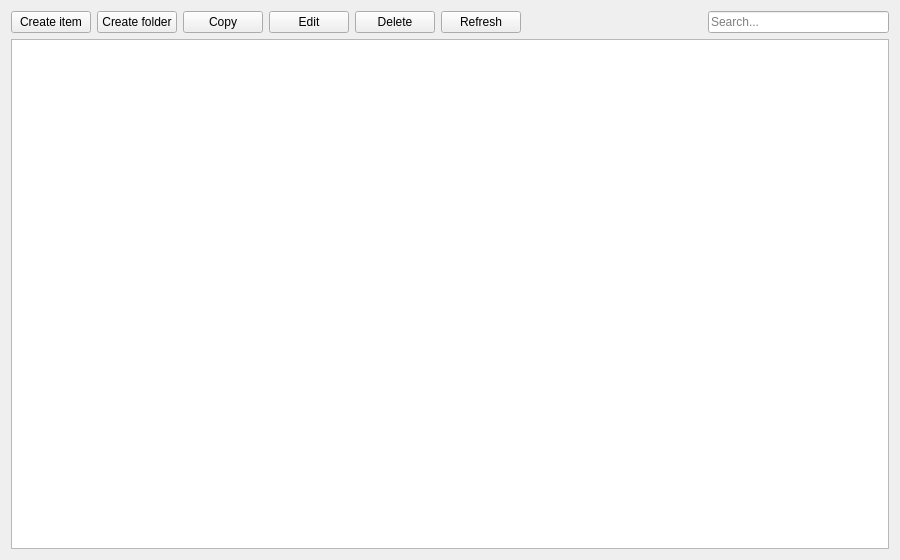
<?xml version="1.0" encoding="UTF-8"?>
<ui version="4.0">
 <class>ListForm</class>
 <widget class="QWidget" name="ListForm">
  <property name="geometry">
   <rect>
    <x>0</x>
    <y>0</y>
    <width>900</width>
    <height>560</height>
   </rect>
  </property>
  <property name="windowTitle">
   <string>List form</string>
  </property>
  <layout class="QVBoxLayout" name="verticalLayout">
   <item>
    <layout class="QHBoxLayout" name="toolbarLayout">
     <item>
      <widget class="QPushButton" name="createItemButton">
       <property name="text">
        <string>Create item</string>
       </property>
       <property name="icon">
        <iconset resource="../../../ui_resources/icons.qrc">
         <normaloff>:/CreateListItem/icons/CreateListItem/tbglacti.png</normaloff>:/CreateListItem/icons/CreateListItem/tbglacti.png</iconset>
       </property>
      </widget>
     </item>
     <item>
      <widget class="QPushButton" name="createFolderButton">
       <property name="text">
        <string>Create folder</string>
       </property>
       <property name="icon">
        <iconset resource="../../../ui_resources/icons.qrc">
         <normaloff>:/CreateFolder/icons/CreateFolder/tbreflist.png</normaloff>:/CreateFolder/icons/CreateFolder/tbreflist.png</iconset>
       </property>
      </widget>
     </item>
     <item>
      <widget class="QPushButton" name="copyButton">
       <property name="text">
        <string>Copy</string>
       </property>
       <property name="icon">
        <iconset resource="../../../ui_resources/icons.qrc">
         <normaloff>:/CloneListItem/icons/CloneListItem/tbglacti.png</normaloff>:/CloneListItem/icons/CloneListItem/tbglacti.png</iconset>
       </property>
      </widget>
     </item>
     <item>
      <widget class="QPushButton" name="editButton">
       <property name="text">
        <string>Edit</string>
       </property>
       <property name="icon">
        <iconset resource="../../../ui_resources/icons.qrc">
         <normaloff>:/Change/icons/Change/tbglacti.png</normaloff>:/Change/icons/Change/tbglacti.png</iconset>
       </property>
      </widget>
     </item>
     <item>
      <widget class="QPushButton" name="deleteButton">
       <property name="text">
        <string>Delete</string>
       </property>
       <property name="icon">
        <iconset resource="../../../ui_resources/icons.qrc">
         <normaloff>:/MarkToDelete/icons/MarkToDelete/tbfrnt.png</normaloff>:/MarkToDelete/icons/MarkToDelete/tbfrnt.png</iconset>
       </property>
      </widget>
     </item>
     <item>
      <widget class="QPushButton" name="refreshButton">
       <property name="text">
        <string>Refresh</string>
       </property>
       <property name="icon">
        <iconset resource="../../../ui_resources/icons.qrc">
         <normaloff>:/Refresh/icons/Refresh/tbglacti.png</normaloff>:/Refresh/icons/Refresh/tbglacti.png</iconset>
       </property>
      </widget>
     </item>
     <item>
      <spacer name="toolbarSpacer">
       <property name="orientation">
        <enum>Qt::Orientation::Horizontal</enum>
       </property>
       <property name="sizeHint" stdset="0">
        <size>
         <width>40</width>
         <height>20</height>
        </size>
       </property>
      </spacer>
     </item>
     <item>
      <widget class="QLineEdit" name="searchLineEdit">
       <property name="placeholderText">
        <string>Search...</string>
       </property>
      </widget>
     </item>
    </layout>
   </item>
   <item>
    <widget class="QTreeView" name="treeView"/>
   </item>
  </layout>
  <action name="actionCreateItem">
   <property name="icon">
    <iconset resource="../../../ui_resources/icons.qrc">
     <normaloff>:/CreateListItem/icons/CreateListItem/tbglacti.png</normaloff>:/CreateListItem/icons/CreateListItem/tbglacti.png</iconset>
   </property>
   <property name="text">
    <string>Create item</string>
   </property>
   <property name="menuRole">
    <enum>QAction::MenuRole::NoRole</enum>
   </property>
  </action>
  <action name="actionEdit">
   <property name="icon">
    <iconset resource="../../../ui_resources/icons.qrc">
     <normaloff>:/Change/icons/Change/tbglacti.png</normaloff>:/Change/icons/Change/tbglacti.png</iconset>
   </property>
   <property name="text">
    <string>Edit</string>
   </property>
   <property name="menuRole">
    <enum>QAction::MenuRole::NoRole</enum>
   </property>
  </action>
  <action name="actionDelete">
   <property name="icon">
    <iconset resource="../../../ui_resources/icons.qrc">
     <normaloff>:/MarkToDelete/icons/MarkToDelete/tbfrnt.png</normaloff>:/MarkToDelete/icons/MarkToDelete/tbfrnt.png</iconset>
   </property>
   <property name="text">
    <string>Delete</string>
   </property>
   <property name="menuRole">
    <enum>QAction::MenuRole::NoRole</enum>
   </property>
  </action>
  <action name="actionRefresh">
   <property name="icon">
    <iconset resource="../../../ui_resources/icons.qrc">
     <normaloff>:/Refresh/icons/Refresh/tbglacti.png</normaloff>:/Refresh/icons/Refresh/tbglacti.png</iconset>
   </property>
   <property name="text">
    <string>Refresh</string>
   </property>
   <property name="menuRole">
    <enum>QAction::MenuRole::NoRole</enum>
   </property>
  </action>
  <action name="actionCreateFolder">
   <property name="icon">
    <iconset resource="../../../ui_resources/icons.qrc">
     <normaloff>:/CreateFolder/icons/CreateFolder/tbreflist.png</normaloff>:/CreateFolder/icons/CreateFolder/tbreflist.png</iconset>
   </property>
   <property name="text">
    <string>Create folder</string>
   </property>
   <property name="menuRole">
    <enum>QAction::MenuRole::NoRole</enum>
   </property>
  </action>
  <action name="actionCopy">
   <property name="icon">
    <iconset resource="../../../ui_resources/icons.qrc">
     <normaloff>:/CloneListItem/icons/CloneListItem/tbglacti.png</normaloff>:/CloneListItem/icons/CloneListItem/tbglacti.png</iconset>
   </property>
   <property name="text">
    <string>Copy</string>
   </property>
   <property name="menuRole">
    <enum>QAction::MenuRole::NoRole</enum>
   </property>
  </action>
 </widget>
 <resources>
  <include location="../../../ui_resources/icons.qrc"/>
 </resources>
 <connections>
  <connection>
   <sender>createItemButton</sender>
   <signal>clicked()</signal>
   <receiver>actionCreateItem</receiver>
   <slot>trigger()</slot>
   <hints>
    <hint type="sourcelabel">
     <x>49</x>
     <y>21</y>
    </hint>
    <hint type="destinationlabel">
     <x>-1</x>
     <y>-1</y>
    </hint>
   </hints>
  </connection>
  <connection>
   <sender>createFolderButton</sender>
   <signal>clicked()</signal>
   <receiver>actionCreateFolder</receiver>
   <slot>trigger()</slot>
   <hints>
    <hint type="sourcelabel">
     <x>161</x>
     <y>21</y>
    </hint>
    <hint type="destinationlabel">
     <x>-1</x>
     <y>-1</y>
    </hint>
   </hints>
  </connection>
  <connection>
   <sender>copyButton</sender>
   <signal>clicked()</signal>
   <receiver>actionCopy</receiver>
   <slot>trigger()</slot>
   <hints>
    <hint type="sourcelabel">
     <x>258</x>
     <y>21</y>
    </hint>
    <hint type="destinationlabel">
     <x>-1</x>
     <y>-1</y>
    </hint>
   </hints>
  </connection>
  <connection>
   <sender>editButton</sender>
   <signal>clicked()</signal>
   <receiver>actionEdit</receiver>
   <slot>trigger()</slot>
   <hints>
    <hint type="sourcelabel">
     <x>344</x>
     <y>21</y>
    </hint>
    <hint type="destinationlabel">
     <x>-1</x>
     <y>-1</y>
    </hint>
   </hints>
  </connection>
  <connection>
   <sender>deleteButton</sender>
   <signal>clicked()</signal>
   <receiver>actionDelete</receiver>
   <slot>trigger()</slot>
   <hints>
    <hint type="sourcelabel">
     <x>602</x>
     <y>21</y>
    </hint>
    <hint type="destinationlabel">
     <x>-1</x>
     <y>-1</y>
    </hint>
   </hints>
  </connection>
  <connection>
   <sender>refreshButton</sender>
   <signal>clicked()</signal>
   <receiver>actionRefresh</receiver>
   <slot>trigger()</slot>
   <hints>
    <hint type="sourcelabel">
     <x>520</x>
     <y>21</y>
    </hint>
    <hint type="destinationlabel">
     <x>-1</x>
     <y>-1</y>
    </hint>
   </hints>
  </connection>
  <connection>
   <sender>editButton</sender>
   <signal>clicked()</signal>
   <receiver>actionEdit</receiver>
   <slot>trigger()</slot>
   <hints>
    <hint type="sourcelabel">
     <x>344</x>
     <y>21</y>
    </hint>
    <hint type="destinationlabel">
     <x>-1</x>
     <y>-1</y>
    </hint>
   </hints>
  </connection>
 </connections>
</ui>
